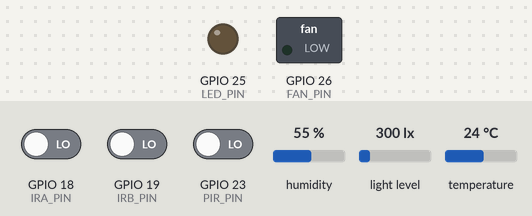
Recording of a sketch running on a simulated ESP32. On the bench: switched loads named in the sketch (green lamp = pin HIGH), output pins drawn as LEDs (lit = HIGH). Inputs (shaded band) come from the test bench; at power-on: GPIO 23 (PIR_PIN) LOW, light level 300 lx, temperature 24 °C, GPIO 18 (IRA_PIN) LOW, GPIO 19 (IRB_PIN) LOW, humidity 55 %. WiFi joins after 1.5 s; servers stay silent unless stated; web services answer with replies made up by the test bench; what the sketch prints to the serial monitor is not drawn.

Above: at 1.6 s.
1.7 s: GPIO 23 (PIR_PIN) driven HIGH
At 2.5 s:
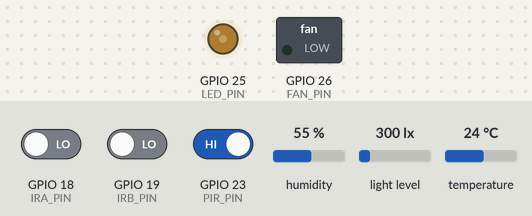
3.5 s: light level set to 40 lx
At 5.2 s:
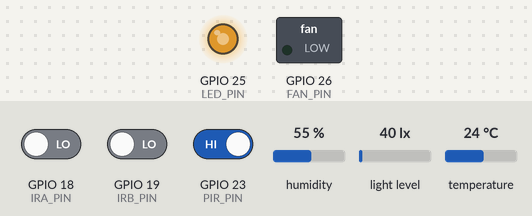
5.5 s: temperature set to 27.5 °C
7.2 s: temperature set to 28.8 °C
At 11.6 s:
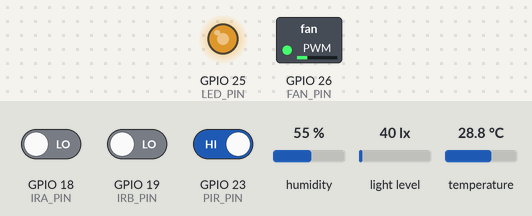
16.9 s: light level set to 500 lx
At 19.8 s:
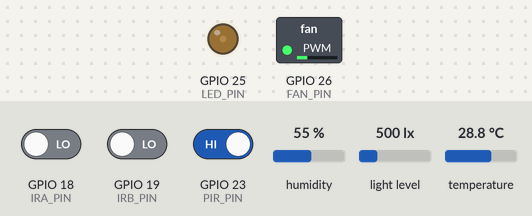
24.0 s: temperature set to 12 °C
Timing chart, 0 to 27.5 s (numbered marks = the images above; inputs shaded):
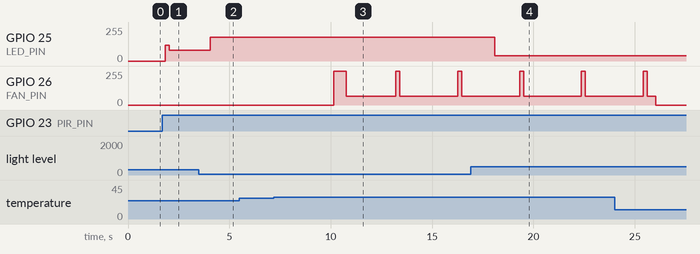

The sketch:

energenius_bh1750.ino
```cpp
/*
  EnerGenius - LOCAL/HOST CONTROL + THINGSPEAK + USB TELEMETRY

  Pins: BH1750 SDA->21 SCL->22 | DHT22->4  IR-A->18  IR-B->19  PIR->23  LED->25  Fan->26
  Needs: "DHT sensor library" by Adafruit  AND  "BH1750" by Christopher Laws.
         (WiFi is built into the ESP32; ThingSpeak is plain HTTP - no library.)

  Control modes:
    LOCAL - standalone rules (boot default)
    HOST  - Python sends CMD lines over USB serial
    SAFE  - both PWM outputs off after MODE,SAFE or a host/sensor timeout

  ThingSpeak field map (8 fields):
    1 Temperature (C)   2 Humidity (%)     3 People count    4 Occupied (1/0)
    5 Motion (1/0)      6 LED PWM (0-255)  7 Fan PWM (0-255) 8 Lux

  Optional CO2 extension for a future sensor:
    Append ,<co2_ppm>,<co2_age_ms> to each TEL line. The current 15-field TEL
    format remains valid; Python uses its configured fallback when these fields
    are absent, negative, or stale.
*/

#include <WiFi.h>
#include <Wire.h>
#include <BH1750.h>
#include "DHT.h"
#include "secrets.h"
#include <stdio.h>
#include <string.h>

// Copy secrets.example.h to secrets.h and put local credentials there.

// ---------------- network timing ----------------
const unsigned long TS_INTERVAL_MS   = 20000UL;
const unsigned long WIFI_ATTEMPT_MS  = 10000UL;
const unsigned long WIFI_RETRY_MS    = 5000UL;
const unsigned long HTTP_TIMEOUT_MS  = 5000UL;

// ---------------- pins ----------------
#define SDA_PIN 21
#define SCL_PIN 22
#define DHT_PIN 4
#define IRA_PIN 18
#define IRB_PIN 19
#define PIR_PIN 23
#define LED_PIN 25
#define FAN_PIN 26
#define DHTTYPE DHT22
DHT dht(DHT_PIN, DHTTYPE);
BH1750 lightMeter;

// ---------------- behaviour switch ----------------
#define ONLY_RUN_WITH_PEOPLE  false

// ---------------- tunable knobs ----------------
// light -> LED (real lux now)
const float LUX_DARK   = 50.0;    // at/below this the room is "dark"  -> LED brightest
const float LUX_BRIGHT = 400.0;   // at/above this the room is "bright" -> LED dimmest
const int LED_MAX  = 180;         // brightness when dark
const int LED_MEAN = 40;          // brightness when bright (set 0 to switch off in daylight)
const int LED_PER_PERSON = 20;

const float TEMP_COMFORT = 28.0;
const float TEMP_HOT     = 35.0;
const int   FAN_MIN      = 40;
const int   FAN_KICK     = 255;
const int   FAN_KICK_MS  = 500;
const int   FAN_PER_PERSON = 15;
const int   FAN_STALL_BELOW = 177;
const unsigned long FAN_REKICK_EVERY_MS = 3000;
// Actuator updates run every 200 ms, so this produces one short full-power pulse.
const unsigned long FAN_REKICK_MS = 200;

const unsigned long MOTION_TIMEOUT = 30000UL;

#define BEAM_BLOCKED LOW

const unsigned long DHT_INTERVAL  = 2000;
const unsigned long CTRL_INTERVAL = 200;
const unsigned long PRINT_INTERVAL = 1000;
const unsigned long TELEMETRY_INTERVAL = 1000;
const unsigned long HOST_TIMEOUT_MS = 5000;
const unsigned long SENSOR_STALE_MS = 10000;

// ---------------- state ----------------
volatile int   peopleCount = 0;
volatile bool  occupied    = false;
volatile float lastLux     = 200.0;    // last good lux (survives a bad read)
volatile float lastTemp    = TEMP_COMFORT;
volatile float lastHum     = 50.0;
volatile int   ledTarget   = 0;
volatile int   fanTarget   = 0;
volatile int   fanAppliedPwm = 0;
volatile unsigned long lastDhtGoodMs = 0;
volatile unsigned long lastLuxGoodMs = 0;

volatile bool iraTripped = false;
volatile bool irbTripped = false;

unsigned long lastCtrlMs = 0, lastDhtMs = 0, lastPrintMs = 0, lastMotionMs = 0;
unsigned long lastTelemetryMs = 0, lastHostCommandMs = 0;
bool  motionEverSeen = false;

enum ControlMode { LOCAL_CONTROL, HOST_CONTROL, SAFE_CONTROL };
ControlMode controlMode = LOCAL_CONTROL;
char reservedRequest[8] = "OFF";
char serialBuffer[96];
size_t serialLength = 0;
unsigned long telemetrySequence = 0;

enum BeamFirst { NONE_FIRST, A_FIRST, B_FIRST };
BeamFirst firstBeam = NONE_FIRST;
bool      secondSeen = false;

int           lastFanTarget = 0;
unsigned long kickUntil = 0;
unsigned long lastRekickMs = 0;

// ---------------- helpers ----------------
int tempToFan(float t) {
  if (t <= TEMP_COMFORT) return 0;
  if (t >= TEMP_HOT)     return 255;
  float frac = (t - TEMP_COMFORT) / (TEMP_HOT - TEMP_COMFORT);
  return FAN_MIN + (int)(frac * (255 - FAN_MIN));
}

// lux -> LED base brightness: bright room = dim, dark room = bright (smooth)
int luxToLed(float lux) {
  if (lux <= LUX_DARK)   return LED_MAX;
  if (lux >= LUX_BRIGHT) return LED_MEAN;
  float frac = (lux - LUX_DARK) / (LUX_BRIGHT - LUX_DARK);   // 0 at dark, 1 at bright
  return LED_MAX - (int)(frac * (LED_MAX - LED_MEAN));
}

void updatePeopleCounter() {
  bool aBlk = (digitalRead(IRA_PIN) == BEAM_BLOCKED);
  bool bBlk = (digitalRead(IRB_PIN) == BEAM_BLOCKED);

  if (aBlk) iraTripped = true;
  if (bBlk) irbTripped = true;

  if (firstBeam == NONE_FIRST) {
    if      (aBlk && !bBlk) firstBeam = A_FIRST;
    else if (bBlk && !aBlk) firstBeam = B_FIRST;
  } else {
    if (aBlk && bBlk) secondSeen = true;
    if (!aBlk && !bBlk) {
      if (secondSeen) {
        if (firstBeam == A_FIRST) {
          peopleCount++;
          Serial.print(">>> ENTER (A then B), count="); Serial.println(peopleCount);
        } else {
          if (peopleCount > 0) peopleCount--;
          Serial.print(">>> EXIT  (B then A), count="); Serial.println(peopleCount);
        }
      }
      firstBeam = NONE_FIRST;
      secondSeen = false;
    }
  }
}

void updateOccupancy() {
  unsigned long now = millis();
  if (digitalRead(PIR_PIN) == HIGH) { lastMotionMs = now; motionEverSeen = true; }
  bool motionRecent = motionEverSeen && (now - lastMotionMs < MOTION_TIMEOUT);
  occupied = (peopleCount > 0) || motionRecent;
}

void readDht() {
  float t = dht.readTemperature();
  float h = dht.readHumidity();
  if (!isnan(t) && !isnan(h)) {
    lastTemp = t;
    lastHum = h;
    lastDhtGoodMs = millis();
  }
}

void readLux() {
  float l = lightMeter.readLightLevel();
  if (l >= 0) {
    lastLux = l;
    lastLuxGoodMs = millis();
  }
}

const char* controlModeName() {
  if (controlMode == HOST_CONTROL) return "HOST";
  if (controlMode == SAFE_CONTROL) return "SAFE";
  return "LOCAL";
}

void setSafeOutputs() {
  ledTarget = 0;
  fanTarget = 0;
  strcpy(reservedRequest, "OFF");
}

bool validReservedRequest(const char* value) {
  return strcmp(value, "OFF") == 0;
}

void processSerialCommand(char* line) {
  if (strcmp(line, "PING") == 0) {
    Serial.println("PONG,ENERGENIUS,1");
    return;
  }
  if (strcmp(line, "MODE,LOCAL") == 0) {
    controlMode = LOCAL_CONTROL;
    strcpy(reservedRequest, "OFF");
    Serial.println("ACK,MODE,LOCAL");
    return;
  }
  if (strcmp(line, "MODE,SAFE") == 0) {
    controlMode = SAFE_CONTROL;
    setSafeOutputs();
    Serial.println("ACK,MODE,SAFE");
    return;
  }

  unsigned long sequence = 0;
  int requestedLed = 0;
  int requestedFan = 0;
  char requestedReserved[8] = "OFF";
  int parsed = sscanf(line, "CMD,%lu,%d,%d,%7s", &sequence, &requestedLed, &requestedFan, requestedReserved);
  if (parsed != 4 || requestedLed < 0 || requestedLed > 255 ||
      requestedFan < 0 || requestedFan > 255 || !validReservedRequest(requestedReserved)) {
    Serial.println("ERR,BAD_COMMAND");
    return;
  }

  ledTarget = requestedLed;
  fanTarget = requestedFan;
  strcpy(reservedRequest, requestedReserved);
  lastHostCommandMs = millis();
  controlMode = HOST_CONTROL;
  Serial.print("ACK,"); Serial.print(sequence);
  Serial.print(","); Serial.print(ledTarget);
  Serial.print(","); Serial.print(fanTarget);
  Serial.print(","); Serial.println(reservedRequest);
}

void readSerialCommands() {
  while (Serial.available() > 0) {
    char value = (char)Serial.read();
    if (value == '\r') continue;
    if (value == '\n') {
      if (serialLength > 0) {
        serialBuffer[serialLength] = '\0';
        processSerialCommand(serialBuffer);
        serialLength = 0;
      }
      continue;
    }
    if (serialLength < sizeof(serialBuffer) - 1) {
      serialBuffer[serialLength++] = value;
    } else {
      serialLength = 0;
      Serial.println("ERR,COMMAND_TOO_LONG");
    }
  }
}

// ============================================================
//  DECISION LOGIC  <-- ML MODEL PLUGS IN HERE.
// ============================================================
void computeActuators() {
  bool active = ONLY_RUN_WITH_PEOPLE ? (peopleCount > 0) : occupied;

  if (!active) { ledTarget = 0; fanTarget = 0; return; }

  int ledBase = luxToLed(lastLux);
  ledTarget = min(ledBase + peopleCount * LED_PER_PERSON, 255);

  int fanBase = tempToFan(lastTemp);
  int f = min(fanBase + peopleCount * FAN_PER_PERSON, 255);
  if (f > 0 && f < FAN_MIN) f = FAN_MIN;
  fanTarget = f;
}

void applyActuators() {
  analogWrite(LED_PIN, ledTarget);

  unsigned long now = millis();
  if (fanTarget == 0) {
    analogWrite(FAN_PIN, 0);
    fanAppliedPwm = 0;
    lastFanTarget = 0;
    kickUntil = 0;
    return;
  }
  if (lastFanTarget == 0) {
    kickUntil = now + FAN_KICK_MS;
    lastRekickMs = now;
  } else if (fanTarget < FAN_STALL_BELOW && now - lastRekickMs >= FAN_REKICK_EVERY_MS) {
    kickUntil = now + FAN_REKICK_MS;
    lastRekickMs = now;
  }

  fanAppliedPwm = now < kickUntil ? FAN_KICK : fanTarget;
  analogWrite(FAN_PIN, fanAppliedPwm);
  lastFanTarget = fanTarget;
}

void publishTelemetry() {
  unsigned long now = millis();
  unsigned long dhtAge = lastDhtGoodMs == 0 ? 0xFFFFFFFFUL : now - lastDhtGoodMs;
  unsigned long luxAge = lastLuxGoodMs == 0 ? 0xFFFFFFFFUL : now - lastLuxGoodMs;
  String line;
  line.reserve(180);
  line = "TEL,";
  line += String(++telemetrySequence);
  line += ','; line += String(now);
  line += ','; line += String((float)lastTemp, 2);
  line += ','; line += String((float)lastHum, 2);
  line += ','; line += String((float)lastLux, 1);
  line += ','; line += String((int)peopleCount);
  line += ','; line += String(occupied ? 1 : 0);
  line += ','; line += String(digitalRead(PIR_PIN) == HIGH ? 1 : 0);
  line += ','; line += String((int)ledTarget);
  line += ','; line += String((int)fanAppliedPwm);
  line += ','; line += controlModeName();
  line += ','; line += reservedRequest;
  line += ','; line += String(dhtAge);
  line += ','; line += String(luxAge);
  Serial.println(line);
}

void printStatus() {
  Serial.print("A:");  Serial.print(digitalRead(IRA_PIN) == BEAM_BLOCKED ? "BLK" : "clr");
  Serial.print(" B:"); Serial.print(digitalRead(IRB_PIN) == BEAM_BLOCKED ? "BLK" : "clr");
  Serial.print(" Motion:"); Serial.print(digitalRead(PIR_PIN) == HIGH ? "YES" : "no ");
  Serial.print(" | Lux:"); Serial.print(lastLux, 0);
  Serial.print(" Temp:"); Serial.print(lastTemp, 1); Serial.print("C");
  Serial.print(" Hum:");  Serial.print(lastHum, 1);  Serial.print("%");
  Serial.print(" | People:"); Serial.print(peopleCount);
  Serial.print(" Occ:"); Serial.print(occupied ? "yes" : "no");
  Serial.print(" Mode:"); Serial.print(controlModeName());
  Serial.print("  =>  LED:"); Serial.print(ledTarget);
  Serial.print(" FAN target:"); Serial.print(fanTarget);
  Serial.print(" applied:"); Serial.print(fanAppliedPwm);
  Serial.print(" Reserved:"); Serial.println(reservedRequest);
}

// ============================================================
//  THINGSPEAK - plain HTTP, on core 0, never blocks the control loop
// ============================================================
int tsSend(const String& query) {
  WiFiClient c;
  if (!c.connect("api.thingspeak.com", 80)) return -1;

  c.print("GET /update?" + query + " HTTP/1.1\r\n"
          "Host: api.thingspeak.com\r\n"
          "Connection: close\r\n\r\n");

  unsigned long t0 = millis();
  while (!c.available()) {
    if (millis() - t0 > HTTP_TIMEOUT_MS) { c.stop(); return -2; }
    vTaskDelay(20 / portTICK_PERIOD_MS);
  }

  String resp;
  while (c.available() && resp.length() < 600) resp += (char)c.read();
  c.stop();

  int split = resp.indexOf("\r\n\r\n");
  if (split < 0) return -3;
  String body = resp.substring(split + 4);
  body.trim();
  return body.toInt();
}

void thingSpeakTask(void* pv) {
  WiFi.mode(WIFI_STA);

  for (;;) {
    if (WiFi.status() != WL_CONNECTED) {
      Serial.println("[TS] WiFi: connecting...");
      WiFi.begin(WIFI_SSID, WIFI_PASS);
      unsigned long t0 = millis();
      while (WiFi.status() != WL_CONNECTED && millis() - t0 < WIFI_ATTEMPT_MS)
        vTaskDelay(250 / portTICK_PERIOD_MS);

      if (WiFi.status() != WL_CONNECTED) {
        Serial.println("[TS] WiFi: failed - retrying (control loop unaffected)");
        WiFi.disconnect();
        vTaskDelay(WIFI_RETRY_MS / portTICK_PERIOD_MS);
        continue;
      }
      Serial.print("[TS] WiFi: connected, IP "); Serial.println(WiFi.localIP());
    }

    String q = "api_key=" + String(TS_WRITE_KEY);
    q += "&field1=" + String((float)lastTemp, 1);
    q += "&field2=" + String((float)lastHum, 1);
    q += "&field3=" + String((int)peopleCount);
    q += "&field4=" + String(occupied ? 1 : 0);
    q += "&field5=" + String(digitalRead(PIR_PIN) == HIGH ? 1 : 0);
    q += "&field6=" + String((int)ledTarget);
    q += "&field7=" + String((int)fanAppliedPwm);
    q += "&field8=" + String((float)lastLux, 0);

    int r = tsSend(q);
    if (r > 0) {
      Serial.print("[TS] uploaded ok, entry #"); Serial.println(r);
      iraTripped = false;
      irbTripped = false;
    } else if (r == 0) {
      Serial.println("[TS] rejected - wrong API key, or sending faster than 15s");
    } else {
      Serial.print("[TS] network problem, code "); Serial.println(r);
    }

    vTaskDelay(TS_INTERVAL_MS / portTICK_PERIOD_MS);
  }
}

// ---------------- setup / loop ----------------
void setup() {
  Serial.begin(115200);
  delay(400);

  pinMode(IRA_PIN, INPUT);
  pinMode(IRB_PIN, INPUT);
  pinMode(PIR_PIN, INPUT);
  pinMode(LED_PIN, OUTPUT);
  pinMode(FAN_PIN, OUTPUT);
  analogWriteFrequency(LED_PIN, 25000);
  analogWriteFrequency(FAN_PIN, 25000);
  analogWrite(LED_PIN, 0);
  analogWrite(FAN_PIN, 0);
  dht.begin();

  Wire.begin(SDA_PIN, SCL_PIN);
  if (lightMeter.begin()) Serial.println("BH1750 OK");
  else                    Serial.println("BH1750 NOT found - check SDA/SCL/power");

  xTaskCreatePinnedToCore(thingSpeakTask, "thingspeak", 8192, NULL, 1, NULL, 0);

  Serial.println();
  Serial.println("=== EnerGenius control loop running (LOCAL mode) ===");
}

void loop() {
  unsigned long now = millis();
  readSerialCommands();
  updatePeopleCounter();
  if (now - lastDhtMs  >= DHT_INTERVAL)  { lastDhtMs  = now; readDht(); readLux(); }
  if (now - lastCtrlMs >= CTRL_INTERVAL) {
    lastCtrlMs = now;
    updateOccupancy();
    if (controlMode == LOCAL_CONTROL) {
      computeActuators();
    } else if (controlMode == HOST_CONTROL) {
      bool commandExpired = now - lastHostCommandMs > HOST_TIMEOUT_MS;
      bool sensorsReady = lastDhtGoodMs != 0 && lastLuxGoodMs != 0;
      bool sensorsFresh = sensorsReady && now - lastDhtGoodMs <= SENSOR_STALE_MS &&
                          now - lastLuxGoodMs <= SENSOR_STALE_MS;
      if (commandExpired || !sensorsFresh) {
        controlMode = SAFE_CONTROL;
        setSafeOutputs();
        Serial.println(commandExpired ? "EVENT,HOST_TIMEOUT,SAFE" : "EVENT,SENSOR_STALE,SAFE");
      } else if (!occupied) {
        setSafeOutputs();
      }
    } else {
      setSafeOutputs();
    }
    applyActuators();
  }
  if (now - lastPrintMs >= PRINT_INTERVAL) { lastPrintMs = now; printStatus(); }
  if (now - lastTelemetryMs >= TELEMETRY_INTERVAL) {
    lastTelemetryMs = now;
    publishTelemetry();
  }
  delay(5);
}
```

secrets.example.h
```cpp
#pragma once

// Copy this file to secrets.h and replace the placeholders locally.
// Never commit secrets.h.
const char* WIFI_SSID = "YOUR_WIFI_SSID";
const char* WIFI_PASS = "YOUR_WIFI_PASSWORD";
const char* TS_WRITE_KEY = "YOUR_THINGSPEAK_WRITE_KEY";
```

Measured:
- the behaviour switches between 28 and 28.1 °C on temperature (found by bisection; images 2 and 3)
- after the input at 1.7 s, GPIO 25 (LED_PIN): 0/255 → 120/255 after 0.13 s, → 80/255 0.20 s later
- after the input at 3.5 s, GPIO 25 (LED_PIN): 80/255 → 180/255 after 0.57 s
- after the input at 5.5 s, every drawn part: stays the same
- after the input at 7.2 s, GPIO 26 (FAN_PIN): goes 255/255 0.61 s, 64/255 2.4 s, 255/255 0.20 s, 64/255 2.9 s, 255/255 0.20 s, then 64/255, starting after 3.0 s
- after the input at 16.9 s, GPIO 25 (LED_PIN): 180/255 → 40/255 after 1.2 s
